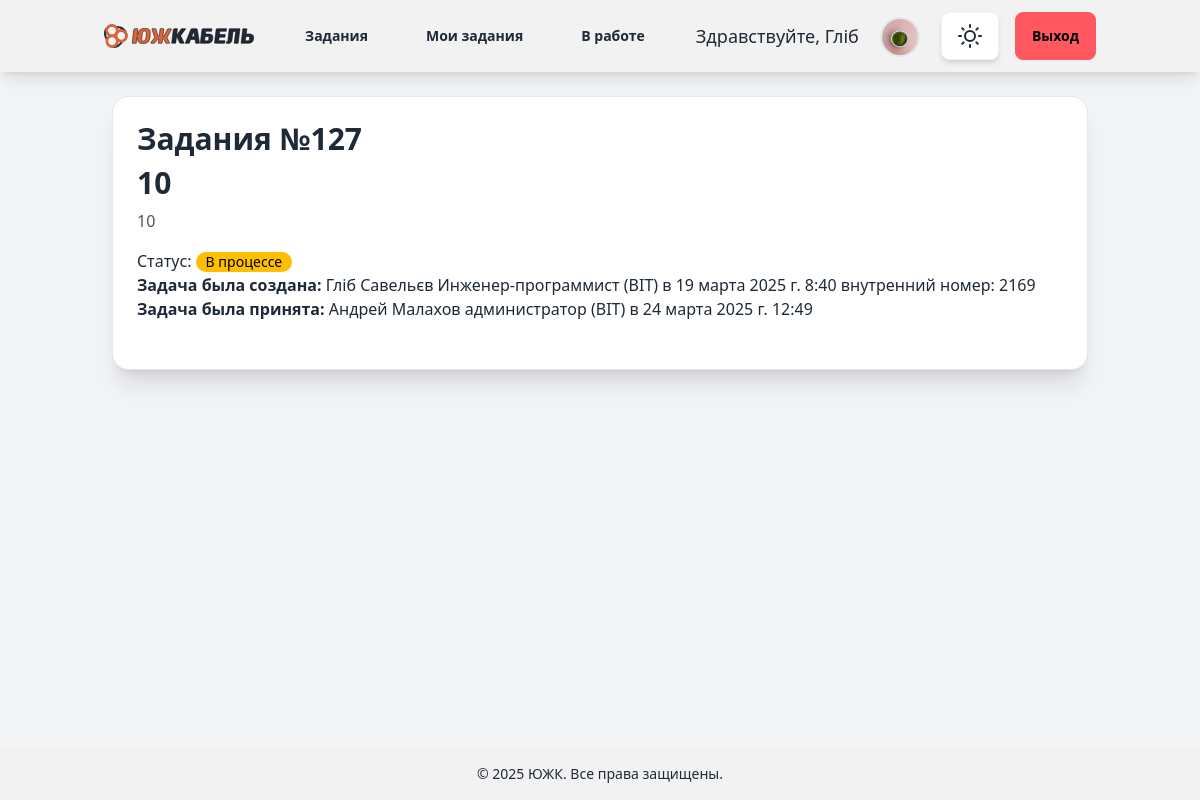
The app's page /ticket/127/ (signed in), older data.
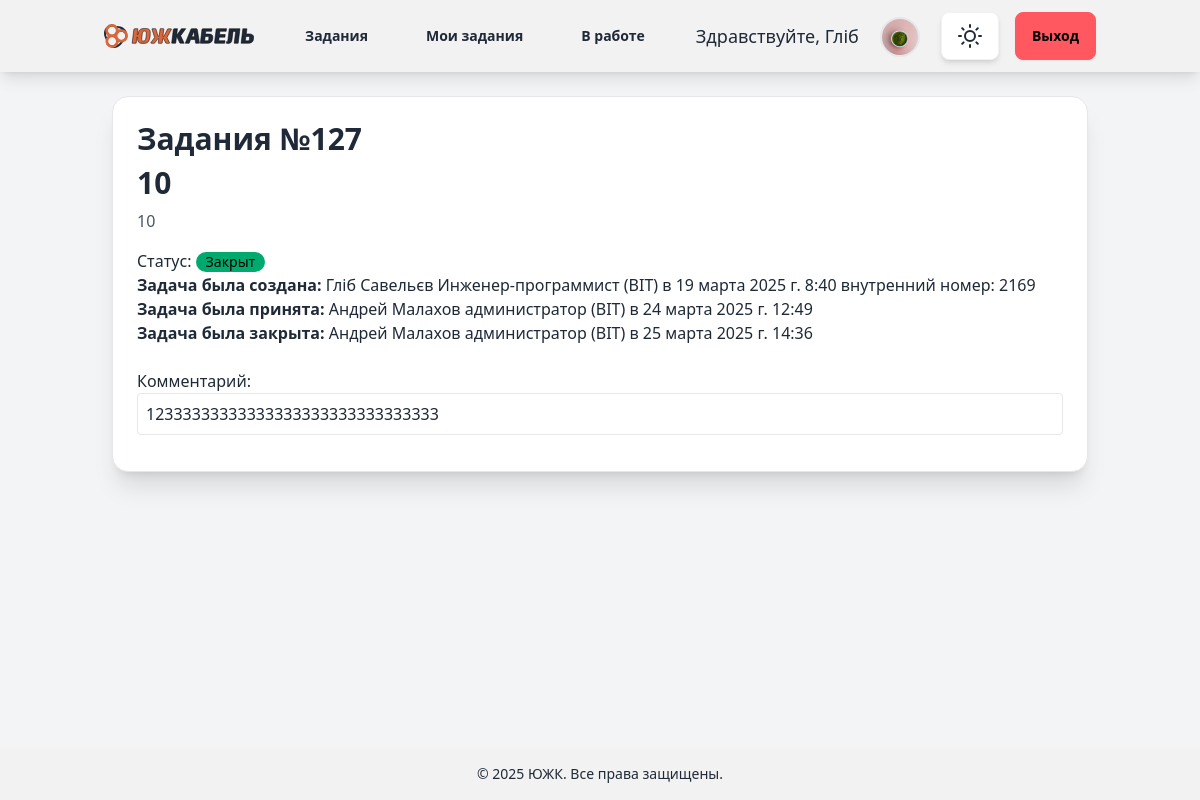
The same page, newer data.
### tickets/models.py (models this page shows, shortened)
class Ticket(models.Model):
    STATUS_CHOICES = [
        ('open', 'Open'),
        ('in_progress', 'In Progress'),
        ('closed', 'Closed'),
    ]
    title = models.CharField(max_length=200)
    description = models.TextField()
    status = models.CharField(max_length=20, choices=STATUS_CHOICES, default='open')
    created_by = models.ForeignKey(CustomUser, on_delete=models.CASCADE, related_name='tickets_created')
    accepted_by = models.ForeignKey(CustomUser, on_delete=models.CASCADE, related_name='tickets_accepted', null=True,
                                    blank=True)
    department = models.ForeignKey(Department, on_delete=models.CASCADE, related_name='tickets', null=True, blank=True)
    position = models.ForeignKey(Position, on_delete=models.CASCADE, related_name='tickets', null=True, blank=True)
    old_department = models.ForeignKey(Department, on_delete=models.SET_NULL, related_name='old_department', null=True, blank=True)
    old_position = models.ForeignKey(Position, on_delete=models.SET_NULL, related_name='old_position', null=True, blank=True)
    attachment = models.FileField(upload_to='tickets/', null=True, blank=True)
    created_at = models.DateTimeField(auto_now_add=True)
    accepted_at = models.DateTimeField(null=True, blank=True)
    closed_at = models.DateTimeField(null=True, blank=True)
    updated_at = models.DateTimeField(auto_now=True)
    completion_comment = models.TextField(null=True, blank=True)

### account/models.py (models this page shows, shortened)
class CustomUser(AbstractUser):
    department = models.ForeignKey(Department, on_delete=models.SET_NULL, null=True, blank=True)
    position = models.ForeignKey(Position, on_delete=models.SET_NULL, null=True, blank=True, related_name="users")

class Position(models.Model):
    title = models.CharField(max_length=255, unique=True)
    department = models.ForeignKey(Department, on_delete=models.CASCADE, related_name="positions")
    description = models.TextField(blank=True, null=True)
    created_at = models.DateTimeField(auto_now_add=True)
    updated_at = models.DateTimeField(auto_now=True)
    def __str__(self):
        return f"{self.title} ({self.department.name})"

class Department(models.Model):
    name = models.CharField(max_length=80)
    location = models.CharField(max_length=80)
    boss = models.OneToOneField(
        settings.AUTH_USER_MODEL,
        on_delete=models.SET_NULL,
        null=True,
        blank=True,
        related_name="department_boss"
    )
    description = models.TextField()
    created_at = models.DateTimeField(auto_now_add=True)
    updated_at = models.DateTimeField(auto_now=True)

class Profile(models.Model):
    user = models.OneToOneField(settings.AUTH_USER_MODEL, on_delete=models.CASCADE)
    date_of_birthday = models.DateField(blank=True, null=True)
    photo = models.ImageField(upload_to='users/%Y/%m/%d/', blank=True)
    number = models.CharField(max_length=10, blank=True, null=True)

### tickets/views.py (the view)
# urls.py: path('ticket/<int:ticket_id>/', views.ticket_detail, name='ticket_detail'),
@login_required
def ticket_detail(request, ticket_id):
    ticket = get_object_or_404(Ticket, id=ticket_id)
    return render(request, 'tickets/ticket_detail.html', {'ticket': ticket})

### templates/tickets/ticket_detail.html (shortened to what the changed rows need)
{% extends "blog/base.html" %}
{% block content2 %}
{% load l10n %}
<div class="container mx-auto p-6">
    <div class="card bg-base-100 shadow-xl border border-gray-200 p-6">
        <h1 class="text-3xl font-bold mb-2">Задания №{{ ticket.id }}</h1>
        <h2 class="text-3xl font-bold mb-2">{{ ticket.title }}</h2>
        <p class="text-gray-600">{{ ticket.description }}</p>
        <div class="mt-4">
            <p>Статус:
                    <span class="badge
                        {% if ticket.status == 'open' %}badge-error
                        {% elif ticket.status == 'in_progress' %}badge-warning
                        {% else %}badge-success
                        {% endif %}">
                        {% if ticket.status == 'open' %}Открыт
                        {% elif ticket.status == 'in_progress' %}В процессе
                        {% else %}Закрыт
                        {% endif %}
                    </span>
                </p>
            <p>
                <strong>Задача была создана:</strong>
                {% if ticket.created_by.first_name and ticket.created_by.last_name and ticket.created_by.position%}
                    {{ ticket.created_by.first_name }}
                    {{ ticket.created_by.last_name }}
                    {{ ticket.created_by.position }}
                {% else %}
                    {{ ticket.created_by.username }}
                    {{ ticket.created_by.position }}
                {% endif %} в
                {{ ticket.created_at }}
                {% if ticket.created_by.profile.number %}
                    внутренний номер: {{ ticket.created_by.profile.number }}
                {% else %}
                    {{ ticket.created_by.profile.number|default:"У пользователя нету внутреннего номера" }}
                {% endif %}
            <p><strong>Задача была принята:</strong>
                {% if ticket.accepted_by %}
                    {% if ticket.accepted_by.first_name and ticket.created_by.last_name and ticket.accepted_by.position%}
                        {{ ticket.accepted_by.first_name }}
                        {{ ticket.accepted_by.last_name }}
                        {{ ticket.accepted_by.position }} в
                        {{ ticket.accepted_at }}
                    {% else %}
                        {{ ticket.accepted_by.username }}
                        {{ ticket.accepted_by.position }}
                    {% endif %}
                {% else %}
                {{ ticket.accepted_by.username|default:"На данный момент не принята" }}
                {% endif %}
                {% if ticket.closed_at %}
                    <p><strong>Задача была закрыта:</strong>
                     {% if ticket.accepted_by.first_name and ticket.created_by.last_name and ticket.accepted_by.position%}
                        {{ ticket.accepted_by.first_name }}
                        {{ ticket.accepted_by.last_name }}
                        {{ ticket.accepted_by.position }} в
                        {{ ticket.closed_at }}
                    {% else %}
                        {{ ticket.accepted_by.username }}
                        {{ ticket.accepted_by.position }}
                    {% endif %}
                {% endif %}
            </p>
        </div>
        <div class="mt-6">
            {% if ticket.status == 'open' %}
                {% if ticket.department == request.user.department and ticket.position == request.user.position and ticket.created_by != request.user%}
                <form action="{% url 'tickets:accept_ticket' ticket.id %}" method="post">
                    {% csrf_token %}
                    <button type="submit" class="btn btn-warning">Принять задание</button>
                </form>
                {% else %}
                {% endif %}
            {% elif ticket.status == 'in_progress' %}
                {% if ticket.department == request.user.department and ticket.position == request.user.position and ticket.accepted_by == request.user %}
                    <form action="{% url 'tickets:close_ticket' ticket.id %}" method="post" class="mt-3 p-3 border rounded bg-light shadow-sm">
                        {% csrf_token %}
                        <div class="mb-3">
                            <label for="completion_comment" class="form-label fw-bold">Комментарий перед закрытием:</label>
                            <textarea name="completion_comment" id="completion_comment" class="form-control" rows="5" style="width: 100%;" placeholder="Опишите, что было сделано..." required></textarea>
                        </div>
                        <button type="submit" class="btn btn-success w-100 fw-bold">Закрыть задание</button>
                    </form>
                {% endif %}
            {% else %}
                <div class="mb-3">
                <label class="form-label fw-bold">Комментарий:</label>
                <div class="p-2 border rounded bg-white" style="word-wrap: break-word;">
                    {{ ticket.completion_comment }}
                </div>
            </div>
            {% endif %}
        </div>
    </div>
</div>
{% endblock %}

Row changes from the older to the newer data that the page shows:
changed Ticket "Гліб": status "in_progress" → "closed" (drawn); accepted_by.first_name (not shown) → "Андрей"; accepted_by.last_name (not shown) → "Малахов"; accepted_by.position (not shown) → "администратор (ВІТ)"; closed_at (not shown) → "25 марта 2025 г. 14:36"; completion_comment (not shown) → "12333333333333333333333333333333"
Text that changed along with them:
text no longer shown: "В процессе"
text now shown: "Закрыт Задача была закрыта: в Комментарий:"
